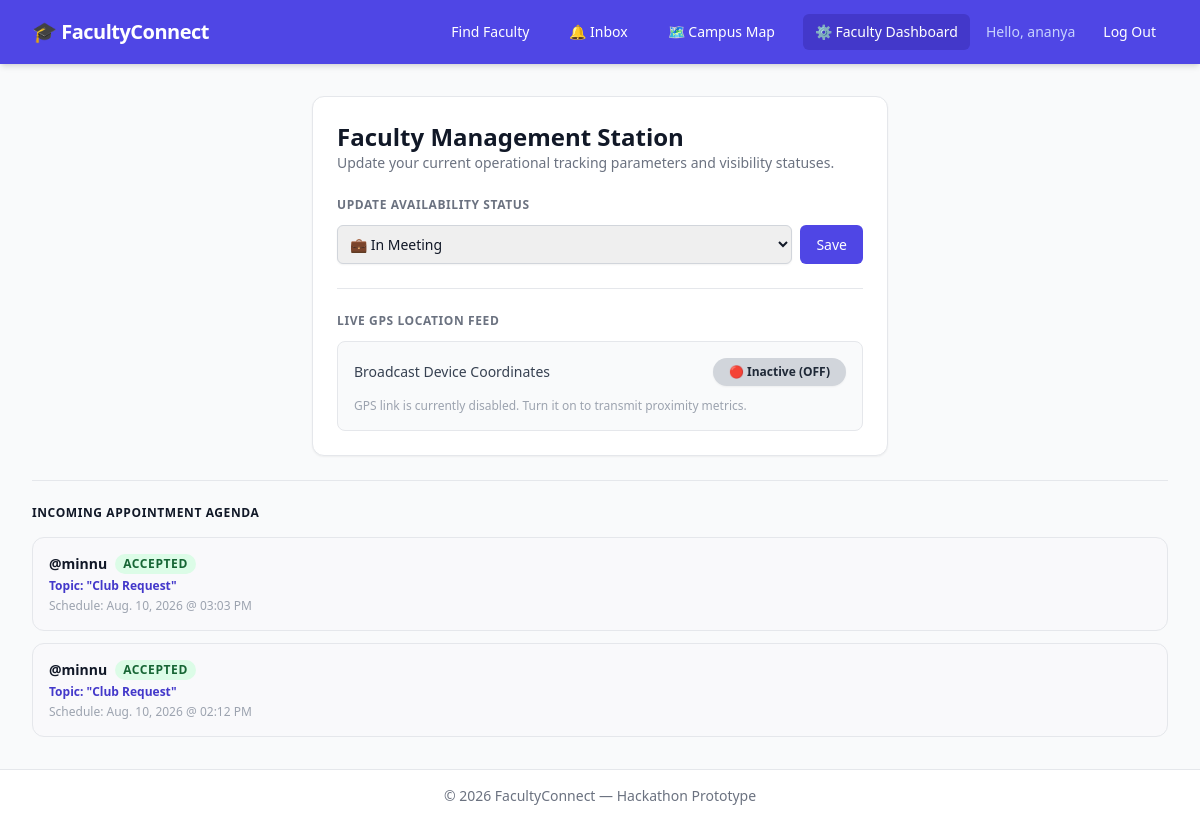
The page /location/dashboard/ (signed in) on the database its author committed.
### accounts/models.py (models this page shows, shortened)
class CustomUser(AbstractUser):
    ROLE_CHOICES = (
        ('student', 'Student'),
        ('faculty', 'Faculty'),
        ('admin', 'Admin'),
    )
    role = models.CharField(max_length=10, choices=ROLE_CHOICES, default='student')

class FacultyProfile(models.Model):
    AVAILABILITY_CHOICES = (
        ('available', 'Available'),
        ('busy', 'Busy'),
        ('in_class', 'In Class'),
        ('in_meeting', 'In Meeting'),
        ('away', 'Away'),
        ('offline', 'Offline'),
    )
    LOCATION_SOURCE_CHOICES = (
        ('gps', '🟢 Live GPS'),
        ('qr', '🔵 Faculty QR Scanner'),
        ('timetable', '🟡 Expected from Timetable'),
        ('report', '🟠 Student Reported'),
    )
    user = models.OneToOneField(CustomUser, on_delete=models.CASCADE, related_name='faculty_profile')
    department = models.ForeignKey(Department, on_delete=models.SET_NULL, null=True)
    designation = models.CharField(max_length=100, blank=True)
    availability = models.CharField(max_length=20, choices=AVAILABILITY_CHOICES, default='offline')
    current_location_string = models.CharField(max_length=200, default="Unknown")
    location_source = models.CharField(max_length=20, choices=LOCATION_SOURCE_CHOICES, default='timetable')
    location_updated_at = models.DateTimeField(auto_now=True)
    current_latitude = models.FloatField(null=True, blank=True)
    current_longitude = models.FloatField(null=True, blank=True)

### appointments/models.py (models this page shows, shortened)
class Appointment(models.Model):
    STATUS_CHOICES = (
        ('pending', 'Pending'),
        ('accepted', 'Accepted'),
        ('rejected', 'Rejected'),
        ('completed', 'Completed'),
    )
    student = models.ForeignKey(settings.AUTH_USER_MODEL, on_delete=models.CASCADE, related_name='appointments_as_student')
    faculty = models.ForeignKey(FacultyProfile, on_delete=models.CASCADE, related_name='appointments')
    purpose = models.CharField(max_length=150)
    date = models.DateField()
    preferred_time = models.TimeField()
    message = models.TextField(blank=True)
    status = models.CharField(max_length=20, choices=STATUS_CHOICES, default='pending')
    created_at = models.DateTimeField(auto_now_add=True)

### location/views.py (the view)
# urls.py: path('dashboard/', views.faculty_dashboard, name='dashboard'), # <-- Add this line
@login_required
def faculty_dashboard(request):
    if request.user.role != 'faculty':
        messages.error(request, "Access denied. Student portal routing is restricted.")
        return redirect('faculty:search')
    profile = request.user.faculty_profile
    if request.method == "POST":
        status = request.POST.get('availability', '')
        if status in dict(profile.AVAILABILITY_CHOICES):
            profile.availability = status
            profile.save()
            messages.success(request, f"Status set to {profile.get_availability_display()} successfully.")
    return render(request, 'location/dashboard.html', {'profile': profile})

### templates/location/dashboard.html (shortened to what this page needs)
{% extends 'base.html' %}
{% block content %}
<div class="max-w-xl mx-auto space-y-6">
    <div class="bg-white rounded-xl shadow-sm border border-gray-200 p-6 space-y-6">
        <div>
            <h1 class="text-2xl font-bold text-gray-900">Faculty Management Station</h1>
            <p class="text-sm text-gray-500">Update your current operational tracking parameters and visibility statuses.</p>
        </div>
        <form method="POST" action="" class="space-y-3">
            <label class="block text-xs font-semibold uppercase text-gray-500 tracking-wider">Update Availability Status</label>
            <div class="flex gap-2">
                <select name="availability" class="flex-grow rounded-md border-gray-300 shadow-sm border p-2 text-sm">
                    <option value="in_meeting" {% if profile.availability == 'in_meeting' %}selected{% endif %}>💼 In Meeting</option>
                </select>
                <button type="submit" class="bg-indigo-600 hover:bg-indigo-700 text-white font-medium px-4 py-2 rounded-md transition text-sm">
                    Save
                </button>
            </div>
        </form>
        <hr class="border-gray-200">
        <div class="space-y-3">
            <label class="block text-xs font-semibold uppercase text-gray-500 tracking-wider">Live GPS Location Feed</label>
            <div class="p-4 bg-gray-50 border border-gray-200 rounded-lg flex flex-col space-y-3">
                <div class="flex items-center justify-between">
                    <span class="text-sm font-medium text-gray-700">Broadcast Device Coordinates</span>
                    <button id="gpsToggle" onclick="toggleGPS()" class="bg-gray-300 text-gray-800 font-semibold py-1.5 px-4 rounded-full transition text-xs shadow-sm focus:outline-none">
                        🔴 Inactive (OFF)
                    </button>
                </div>
                <div id="gpsStatus" class="text-xs text-gray-400">
                    GPS link is currently disabled. Turn it on to transmit proximity metrics.
                </div>
            </div>
        </div>
    </div>
</div>
<hr class="border-gray-200 my-6">
        <div class="space-y-4">
            <h3 class="text-md font-bold text-gray-900 uppercase tracking-wider text-xs font-semibold text-gray-500">Incoming Appointment Agenda</h3>
            <div class="space-y-3">
                {% for appt in profile.appointments.all %}
                    <div class="p-4 rounded-xl border bg-gray-50/50 flex flex-col sm:flex-row sm:items-center justify-between gap-4">
                        <div class="space-y-1">
                            <div class="flex items-center gap-2">
                                <span class="text-sm font-bold text-gray-900">@{{ appt.student.username }}</span>
                                <span class="px-2 py-0.5 text-xs font-bold rounded-full uppercase tracking-wider
                                    {% if appt.status == 'pending' %}bg-yellow-100 text-yellow-800
                                    {% elif appt.status == 'accepted' %}bg-green-100 text-green-800
                                    {% else %}bg-gray-100 text-gray-800{% endif %}">
                                    {{ appt.status }}
                                </span>
                            </div>
                            <p class="text-xs font-semibold text-indigo-700">Topic: "{{ appt.purpose }}"</p>
                            <p class="text-xs text-gray-400">Schedule: {{ appt.date }} @ {{ appt.preferred_time|time:"h:i A" }}</p>
                        </div>
                    </div>
                {% empty %}
                    <p class="text-xs text-gray-400 text-center py-6 border border-dashed rounded bg-gray-50/50">Your active meeting roster is currently completely clear.</p>
                {% endfor %}
            </div>
        </div>
{% endblock %}

### templates/base.html (shortened to what this page needs)
<!DOCTYPE html>
<html lang="en">
<head>
    <script src="https://cdn.tailwindcss.com"></script>
</head>
<body class="bg-gray-50 font-sans text-gray-900 flex flex-col min-h-screen">
    <nav class="bg-indigo-600 text-white shadow-md">
        <div class="max-w-7xl mx-auto px-4 sm:px-6 lg:px-8">
            <div class="flex items-center justify-between h-16">
                <div class="flex items-center space-x-3">
                    <a href="{% url 'faculty:search' %}" class="text-xl font-bold tracking-tight">🎓 FacultyConnect</a>
                </div>
                <div class="flex items-center space-x-4">
                    <a href="{% url 'faculty:search' %}" class="px-3 py-2 rounded-md text-sm font-medium hover:bg-indigo-700 transition">Find Faculty</a>
                    <a href="{% url 'community:notifications' %}" class="px-3 py-2 rounded-md text-sm font-medium hover:bg-indigo-700 transition">🔔 Inbox</a>
                    <a href="{% url 'campus:map' %}" class="px-3 py-2 rounded-md text-sm font-medium hover:bg-indigo-700 transition">🗺️ Campus Map</a>
                    {% if user.is_authenticated %}
                        {% if user.role == 'faculty' %}
                            <a href="{% url 'location:dashboard' %}" class="px-3 py-2 rounded-md text-sm font-medium bg-indigo-700 hover:bg-indigo-800 transition">⚙️ Faculty Dashboard</a>
                        {% endif %}
                        <span class="text-sm text-indigo-200">Hello, {{ user.username }}</span>
                        <form method="POST" action="{% url 'logout' %}" class="inline">
                            <button type="submit" class="px-3 py-2 rounded-md text-sm font-medium hover:bg-indigo-700 transition">Log Out</button>
                        </form>
                    {% else %}
                        <a href="{% url 'login' %}" class="px-3 py-2 rounded-md text-sm font-medium hover:bg-indigo-700 transition">Log In</a>
                    {% endif %}
                </div>
            </div>
        </div>
    </nav>
    <main class="flex-grow max-w-7xl w-full mx-auto px-4 sm:px-6 lg:px-8 py-8">
        {% block content %}
        {% endblock %}
    </main>
    <footer class="bg-white border-t border-gray-200 py-4 text-center text-sm text-gray-500">
        &copy; 2026 FacultyConnect — Hackathon Prototype
    </footer>
</body>
</html>

### rows shown on the page
CustomUser: username "ananya"
FacultyProfile: availability "💼 In Meeting"
Appointment: student.username "minnu", status "ACCEPTED", purpose "Club Request", date "Aug. 10, 2026", preferred_time "03:03 PM"
Appointment: student.username "minnu", status "ACCEPTED", purpose "Club Request", date "Aug. 10, 2026", preferred_time "02:12 PM"
